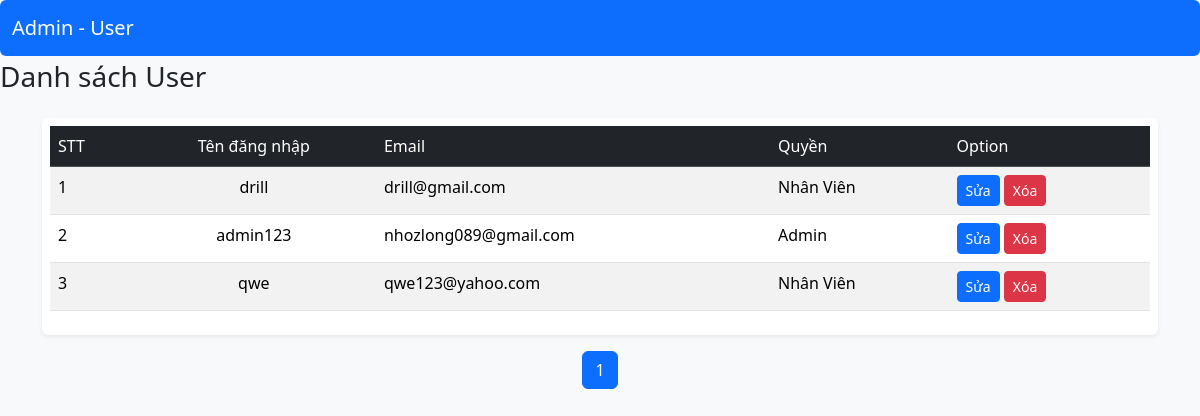
The app's page /user/list_user.php, older data.
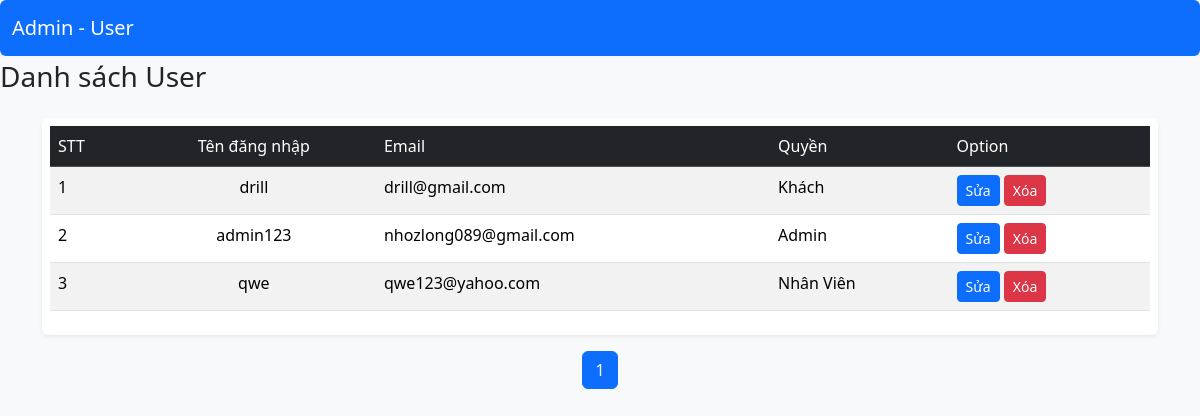
The same page, newer data.
### tables this page shows
CREATE TABLE `users` (
  `id_user` int(11) NOT NULL,
  `username` varchar(255) NOT NULL,
  `PWD` varchar(255) NOT NULL,
  `email` varchar(255) NOT NULL,
  `roles` int(11) DEFAULT NULL
);

### user/list_user.php (the view, shortened to what this page needs)
<?php
include_once '../libs/config.php';
    $limit = 6;
$page = isset($_GET['p']) ? (int)$_GET['p'] : 1;
$page = max($page, 1);
$start = ($page - 1) * $limit;
$stmt = $conn->query("SELECT COUNT(*) FROM users");
$totalRecords = $stmt->fetchColumn();
$totalPages = ceil($totalRecords / $limit);
$stmt = $conn->prepare("SELECT id_user, username,email,roles FROM users LIMIT :start, :limit");
$stmt->bindValue(':start', $start, PDO::PARAM_INT);
$stmt->bindValue(':limit', $limit, PDO::PARAM_INT);
$stmt->execute();
$lists = $stmt->fetchAll(PDO::FETCH_ASSOC);
?>
<!DOCTYPE html>
<html lang="vi">
<head>
    <link href="https://cdn.jsdelivr.net/npm/bootstrap@5.3.3/dist/css/bootstrap.min.css" rel="stylesheet">
</head>
<nav class="navbar navbar-expand-lg navbar-dark bg-primary mb-1 rounded">
    <div class="container-fluid">
        <a class="navbar-brand" href="../admin/dashboard.php">Admin - User</a>
    </div>
</nav>
<body class="bg-light">
    <h3 class="mb-4">Danh sách User</h3>
<div class="container">
    <div class="bg-white p-2 rounded shadow-sm">
        <table class="table table-hover table-striped">
            <thead class="table-dark">
                <tr>
                    <td>STT</td>
                    <td class="text-center">Tên đăng nhập</td>
                    <td>Email</td>
                    <td>Quyền</td>
                    <td>Option</td>
                </tr>
            </thead>
            <tbody>
                <?php foreach ($lists as $item) { ?>
                    <tr>
                        <td><?php echo $item['id_user']  ?></td>
                        <td class="text-center"><?php echo $item['username']; ?></td>
                        <td><?php echo $item['email']; ?></td>
                        <td>
                            <?php
                            if ($item['roles'] == 1) {
                                echo "Admin";
                            }
                            elseif ($item['roles'] == 2) {
                                echo "Nhân Viên";
                            }
                            else{
                                echo "Khách";
                            }
                            ?>
                       <td>
    <form method="post" action="edit_user.php" style="display:inline;">
        <input class="btn btn-sm btn-primary"
               type="submit"
               name="edit"
               value="Sửa" />
    </form>
    <form method="post" action="delete_user.php" style="display:inline;">
        <input class="btn btn-sm btn-danger"
               type="submit"
               name="delete"
               value="Xóa"
               onclick="return confirm('Bạn có chắc chắn muốn xóa không?');" />
    </form>
</td>
                    </tr>
                <?php } ?>
            </tbody>
        </table>
    </div>
</div>
<div class="mt-3">
    <nav aria-label="Page navigation">
        <ul class="pagination justify-content-center">
            <?php for ($i = 1; $i <= $totalPages; $i++): ?>
                <li class="page-item <?php echo ($i == $page) ? 'active' : ''; ?>">
                    <a class="page-link" href="?page=list_user&p=<?php echo $i; ?>"><?php echo $i; ?></a>
                </li>
            <?php endfor; ?>
        </ul>
    </nav>
</div>
</body>
</html>

Row changes from the older to the newer data that the page shows:
changed users "drill": roles "Nhân Viên" → "Khách"
